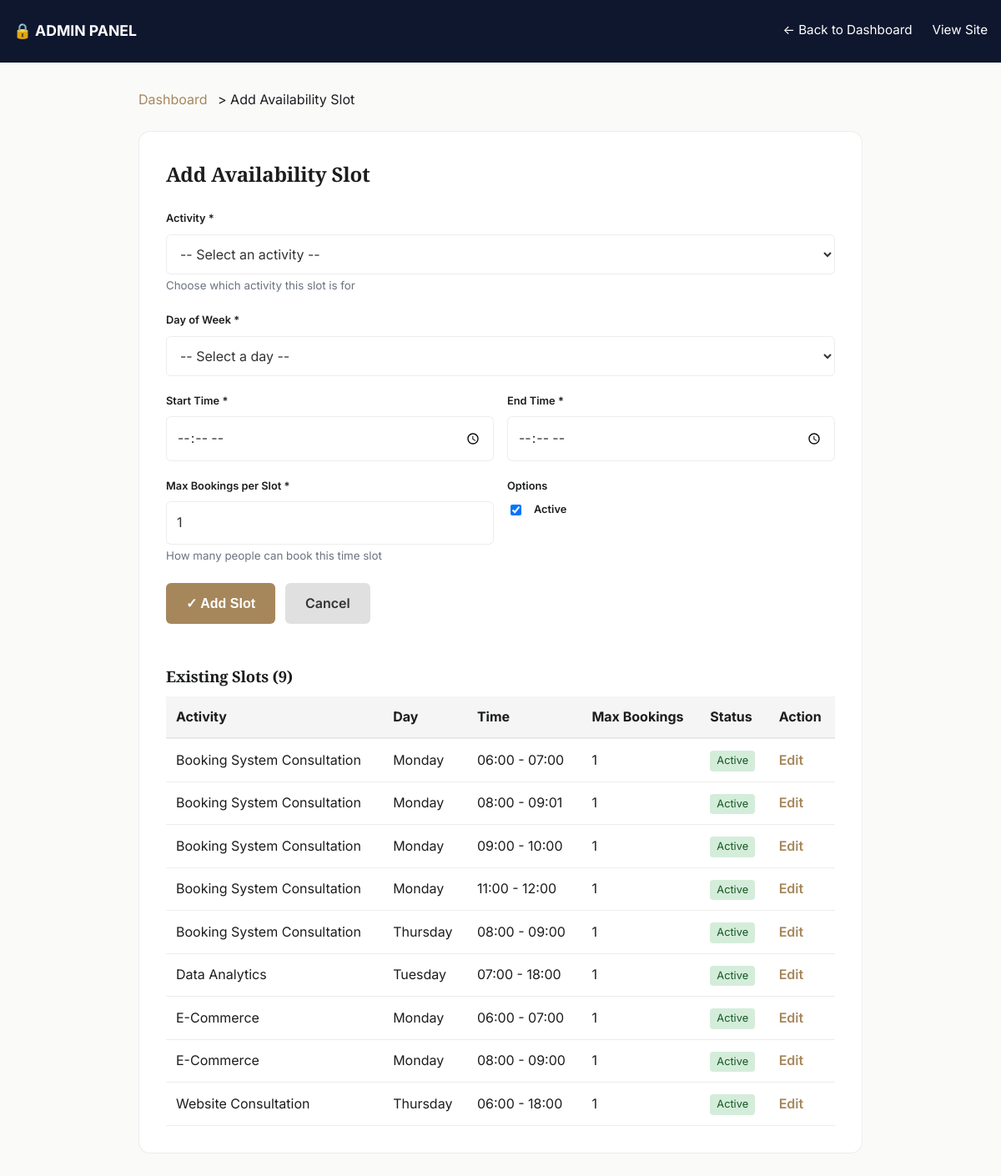
The page /booking/admin/add-availability-slot/ (signed in) on the database as committed earlier.
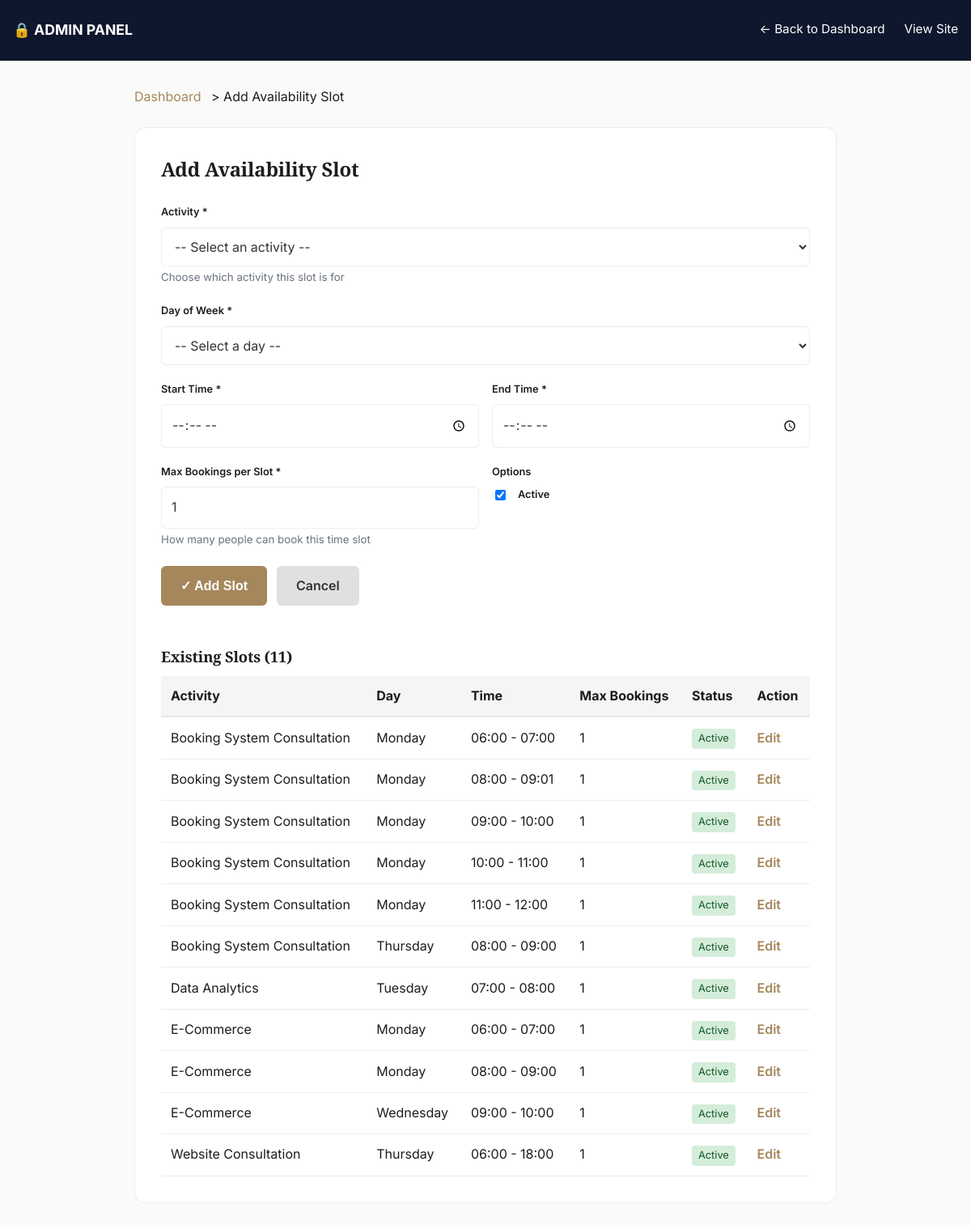
The same page on the database as committed later.
### booking/models.py (models this page shows, shortened)
class AvailabilitySlot(models.Model):
    DAYS_OF_WEEK = [
        (0, "Monday"),
        (1, "Tuesday"),
        (2, "Wednesday"),
        (3, "Thursday"),
        (4, "Friday"),
        (5, "Saturday"),
        (6, "Sunday"),
    ]
    activity = models.ForeignKey(Activity, on_delete=models.CASCADE, related_name="slots")
    day_of_week = models.IntegerField(choices=DAYS_OF_WEEK)
    start_time = models.TimeField()
    end_time = models.TimeField()
    max_bookings_per_slot = models.IntegerField(default=1)
    is_active = models.BooleanField(default=True)
    class Meta:
        unique_together = ["activity", "day_of_week", "start_time"]
        ordering = ["day_of_week", "start_time"]

class Activity(models.Model):
    name = models.CharField(max_length=100, unique=True)
    description = models.TextField(blank=True)
    duration_minutes = models.IntegerField(default=30)
    is_active = models.BooleanField(default=True)
    created_at = models.DateTimeField(auto_now_add=True)
    class Meta:
        verbose_name_plural = "Activities"
        ordering = ["name"]

### booking/views.py (the view, shortened to what this page needs)
# urls.py: path("admin/add-availability-slot/", views.add_availability_slot, name="add_availability_slot"),
@login_required(login_url="admin:login")
@user_passes_test(is_admin, login_url="admin:login")
def add_availability_slot(request):
    template_name = "booking/add_availability_slot.html"
    context = {
        "activities": Activity.objects.filter(is_active=True),
        "days_of_week": AvailabilitySlot.DAYS_OF_WEEK,
        "slots": AvailabilitySlot.objects.select_related("activity").order_by("activity", "day_of_week", "start_time"),
    }
    return render(request, template_name, context)

### booking/views.py (called while the page is built)
def is_admin(user):
    return user.is_staff or user.is_superuser

### templates/booking/add_availability_slot.html (shortened to what the changed rows need)
{% load static %}
<!doctype html>
<html lang="en">
<head>
  <link rel="stylesheet" href="{% static 'css/services.css' %}">
</head>
<body>
  <div class="container">
    <div class="admin-form">
      <div class="form-section">
        <h2>Add Availability Slot</h2>
      </div>
      {% if slots %}
        <div class="slots-list">
          <h3>Existing Slots ({{ slots.count }})</h3>
          <table class="slots-table">
            <thead>
              <tr>
                <th>Activity</th>
                <th>Day</th>
                <th>Time</th>
                <th>Max Bookings</th>
                <th>Status</th>
                <th>Action</th>
              </tr>
            </thead>
            <tbody>
              {% for slot in slots %}
                <tr>
                  <td>{{ slot.activity.name }}</td>
                  <td>{{ slot.get_day_of_week_display }}</td>
                  <td>{{ slot.start_time|time:"H:i" }} - {{ slot.end_time|time:"H:i" }}</td>
                  <td>{{ slot.max_bookings_per_slot }}</td>
                  <td>
                    <span class="slot-status {% if slot.is_active %}status-active{% else %}status-inactive{% endif %}">
                      {{ slot.is_active|yesno:"Active,Inactive" }}
                    </span>
                  </td>
                  <td>
                    <a href="{% url 'booking:edit_availability_slot' slot.id %}" style="color: var(--brass); text-decoration: none; font-weight: 600;">Edit</a>
                  </td>
                </tr>
              {% endfor %}
            </tbody>
          </table>
        </div>
      {% endif %}
    </div>
  </div>
</body>
</html>

Rows that differ between the two databases and show on the page:
added AvailabilitySlot: activity.name "Booking System Consultation", day_of_week "Monday", start_time "10:00", end_time "11:00", max_bookings_per_slot "1", is_active "Active"
changed AvailabilitySlot "Tuesday": end_time "18:00" → "08:00"
added AvailabilitySlot: activity.name "E-Commerce", day_of_week "Wednesday", start_time "09:00", end_time "10:00", max_bookings_per_slot "1", is_active "Active"
Other text that changed with them:
{{ slots.count }}: "9" → "11"
